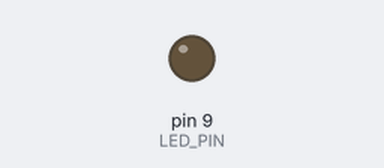
A sketch run on a simulated Arduino Uno, built with avr-gcc and run on an emulated ATmega328P. Shown: output pins drawn as LEDs (lit = HIGH).

Above: at 0.05 s.
At 1.4 s:
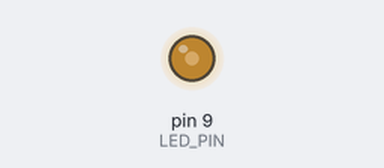
At 2.8 s:
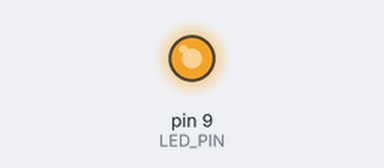
At 5.6 s:
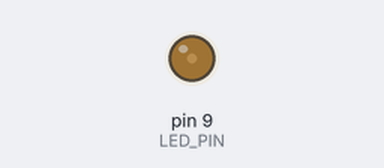
Timing chart, 0 to 8.1 s (numbered marks = the images above):
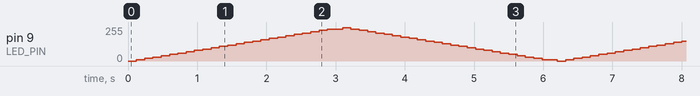

The sketch:

DimmingLights.ino
```cpp
#define LED_PIN 9

#define ON 1
#define OFF -1

#define STEPS 25

void setup()
{
  pinMode(LED_PIN, OUTPUT);

}

void loop()
{
  dimLights(STEPS, ON);
  dimLights(STEPS, OFF);
}

void dimLights(int steps, int onoff)
{
  int i = (onoff > 0)? 0 : steps;
  int bpoint = (onoff > 0)? steps : 0;
  int increment = (onoff > 0)? ON : OFF;

  while (i != bpoint) {
    analogWrite(LED_PIN, (255/steps) * i);
    delay(3000/steps);
    i += increment;
  }

  delay(100);

}
```
